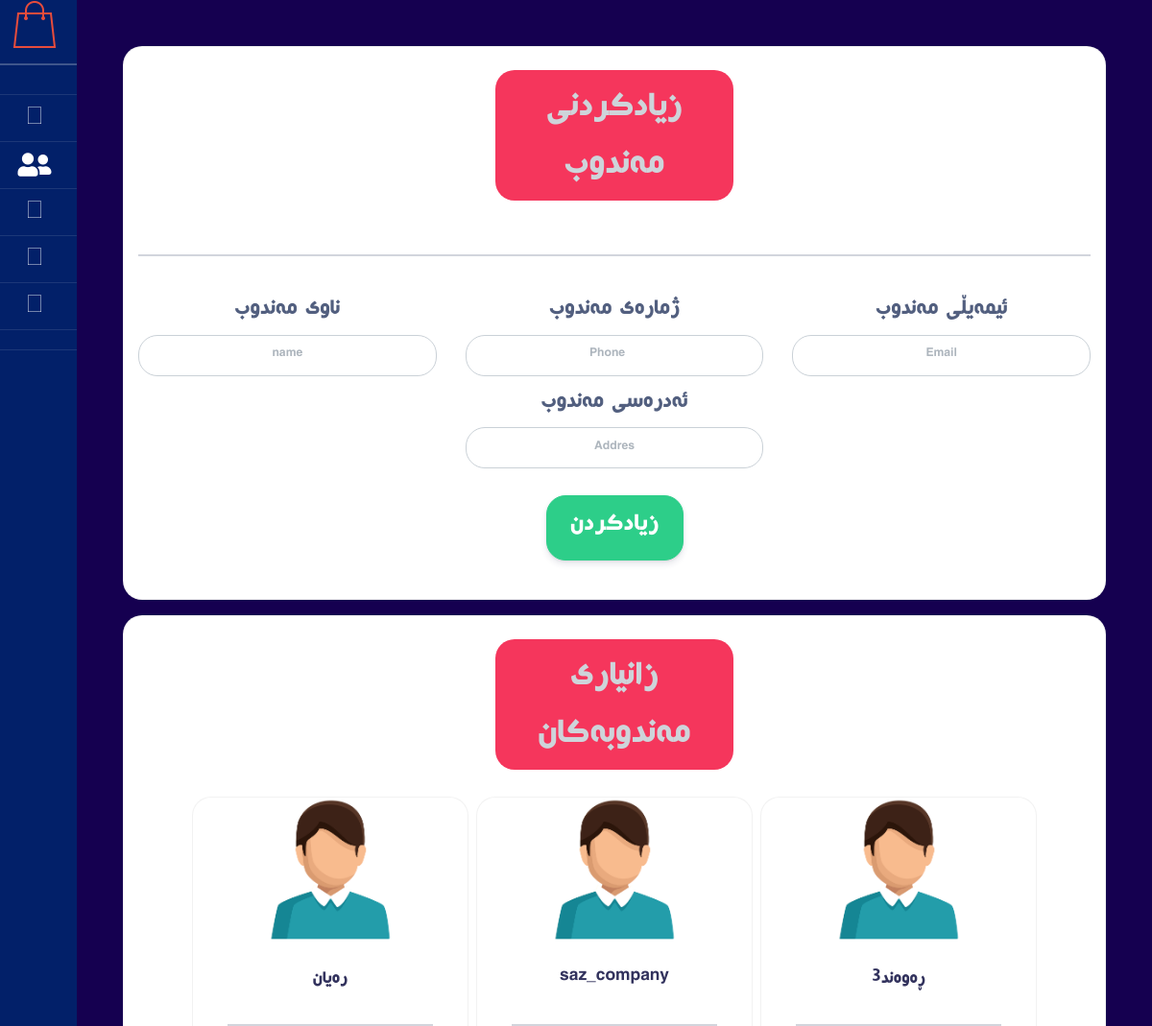
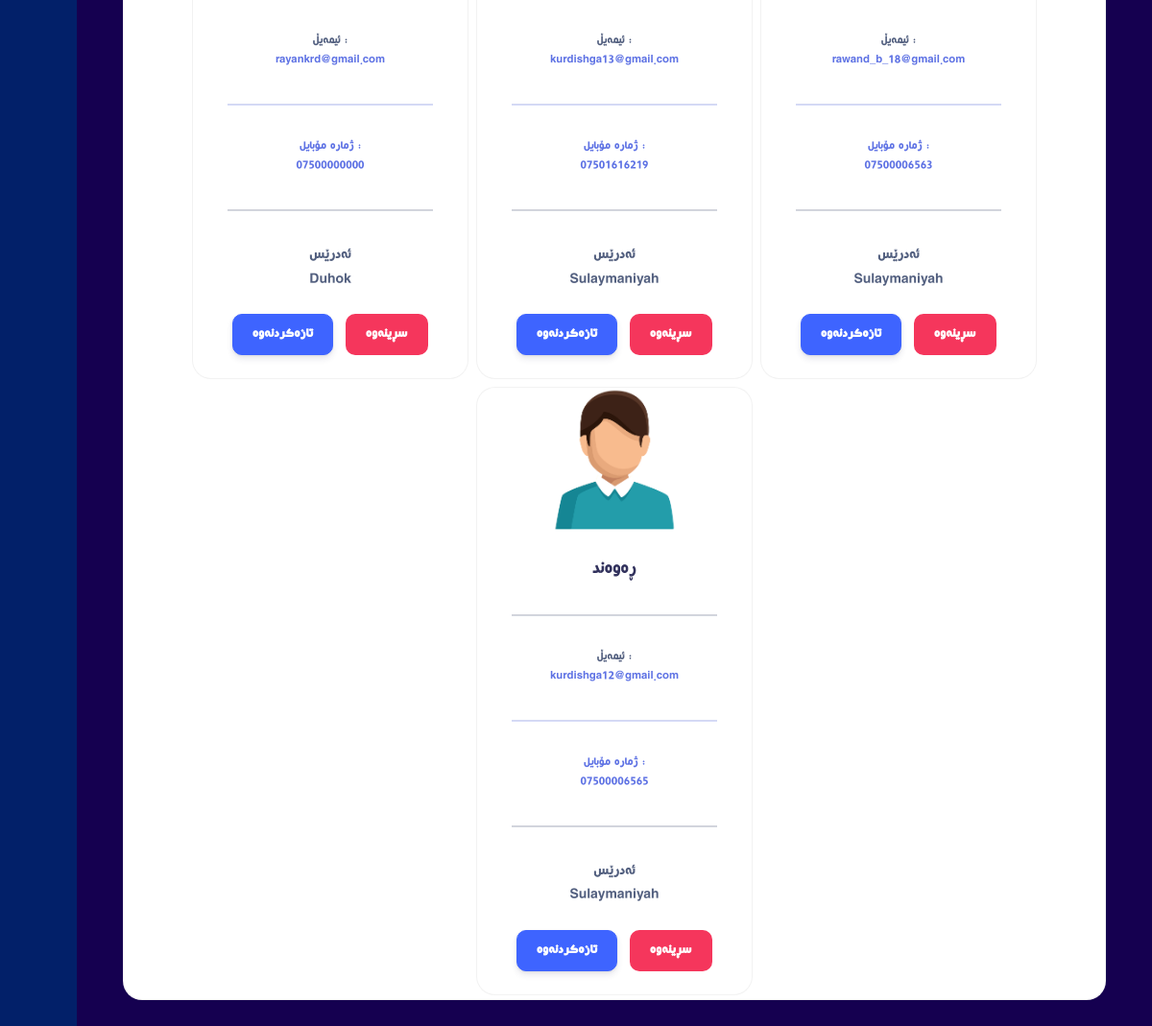
Screenshot of /mandwb.php (signed in) with the database file from the repository (2 pictures, top to bottom).
### tables this page shows
CREATE TABLE `mandwb` (
  `id` int(11) NOT NULL,
  `names` varchar(50) NOT NULL,
  `phone` varchar(11) NOT NULL,
  `email` varchar(100) NOT NULL,
  `location` varchar(50) NOT NULL
);

### mandwb.php (the view, shortened to what this page needs)
<?php
 include"extra/nav.php";
 $qury=mysqli_query($project,"SELECT * FROM `mandwb` order by `id` desc");
    ?>
<div class="wrapper d-flex align-items-stretch">
	<?php include 'extra/sidebar.php'; ?>
	<div id="content" class="p-4 p-md-5">
        <div class="header-of-page">
<div class="card col-12 text-center raduis-20">
<h1 class="my-4 bg-danger text-light p-2 col-lg-3 col-12 raduis-20 mx-auto">زیادکردنی مەندوب</h1>
<hr>
    <form action="<?php echo basename($_SERVER['PHP_SELF']);?>" method="POST" enctype="multipart/form-data">
    <div class="row justify-content-center">
    <div class="col-lg-4 my-1">
        <label style="font-size:25px">ناوی مەندوب</label>
        <input type="text" name="name_mandwb" class="form-control text-center raduis-20" placeholder="name">
    </div>
    <div class="col-lg-4 my-1">
        <label style="font-size:25px">ژمارەی مەندوب</label>
        <input type="number" name="phone_mandwb" class="form-control text-center raduis-20" placeholder="Phone">
    </div>
    <div class="col-lg-4 my-1">
        <label style="font-size:25px">ئیمەیڵی مەندوب</label>
        <input type="email" name="email_mandwb" class="form-control text-center raduis-20" placeholder="Email">
    </div>
    <div class="col-lg-4 my-1">
        <label style="font-size:25px">ئەدرەسی مەندوب</label>
        <input type="location" name="location_mandwb" class="form-control text-center raduis-20" placeholder="Addres">
    </div>
    </div>
    <button class="btn btn-success py-2 px-4 my-4 btn-lg raduis-20" name="insert"><h3 class="text-white">زیادکردن</h3> </button>
    </form>
  </div>
  <div class="card col-12 text-center raduis-20 mt-3">
      <h1 class="my-4 bg-danger text-light p-2 col-lg-3 col-12 raduis-20 mx-auto">زانیاری مەندوبەکان</h1>
    <div class="row justify-content-center">
         <?php
         while ($row = mysqli_fetch_array($qury)){
         ?>
            <div class="card m-1  raduis-20" style="width: 18rem;">
             <img src="./photo/mandwb.png" style="width:150px"  class="card-img-top mx-auto" alt="...">
                <div class="card-body">
                 <h5 class="card-title"><?php echo $row['names']?></h5>
                  <hr class="hr-design">
                 <p class="card-title" style="font-size:small">ئیمەیڵ :<br> <a style="text-decoration:none" href="mailto:<?php echo $row['email']?>"><?php echo $row['email']?></p>
                 <hr class="hr-design">
                  <p class="card-title" style="font-size:small">ژمارە مۆبایل :<br><a style="text-decoration:none" href="tel:<?php echo $row['phone']?>">  <?php echo $row['phone']?></a></p>
                 <hr class="hr-design">
                 <p class="card-title">ئەدرێس<br> <?php echo $row['location']?></p>
                 <a type="botton" data-bs-toggle="modal" data-bs-target="#up_5"
                    class="btn btn-primary text-white  raduis-10">
                    تازەکردنەوە
                 </a>
                 <a type="botton" data-bs-toggle="modal" data-bs-target="#del_<?php echo $row['id']?>"
                    class="btn bg-danger text-white  raduis-10">
                    سڕینەوە
                 </a>
                </div>
            </div>
          <?php
        } ?>
        </div>
    </div>
      </div>
    </div>

### extra/config.php (shortened to what this page needs)
<link href="./style/bootstrap.css" rel="stylesheet" >
<link  href="./style/nice.css"  rel="stylesheet">
<link rel="stylesheet" href="https://cdnjs.cloudflare.com/ajax/libs/animate.css/4.1.1/animate.min.css"/>
</head>
<body>
</body>
</html>

### extra/nav.php (shortened to what this page needs)
<?php include'extra/config.php'; ?>
<!DOCTYPE html>
<html lang="en">
<head>
    <link  href="./style/nice.css"  rel="stylesheet">
    <link rel="stylesheet" href="./style/bootstrap.min.css">
    <link rel="stylesheet" href="https://pro.fontawesome.com/releases/v5.10.0/css/all.css"
 />
    <link href="https://cdn.jsdelivr.net/npm/bootstrap@5.1.3/dist/css/bootstrap.min.css" rel="stylesheet">
</head>
<body>

### extra/sidebar.php (shortened to what this page needs)
<?php
include"extra/config.php"
?>
<nav id="sidebar" class="active" style="background-color: #022069;">
    <center><a href="#"><img src="photo/logo.png" width="50px" class="mr-2" alt="" id="sidebarCollapse"></a><span class="sr-only">Toggle Menu</span></center>
    <hr style="margin: 16px 0 10px 0">
    <ul class="list-unstyled components mb-5">
        <li class="active">
        <a href="main.php" type="button" class="<?php if(basename($_SERVER['PHP_SELF']) == "main.php"){echo "active";} ?>"> <i class="fal fa-home-lg-alt mr-2 fs-3"></i><span class="tag-link d-none"> سەرەکی </span></a>
        </li>
        <li>
        <a href="zyadkrdn.php" type="button" class="<?php if(basename($_SERVER['PHP_SELF']) == "zyadkrdn.php"){echo "active";} ?>"> <i class="fal fa-plus mr-2 fs-3"></i><span class="tag-link d-none"> زیادکردن </span></a>
        </li>
        <li>
        <a href="mandwb.php" type="button" class="<?php if( basename($_SERVER['PHP_SELF']) == "mandwb.php"){echo "active";} ?>"> <i class="fas fa-user-friends mr-2 fs-3"></i><span class="tag-link d-none"> مەندوب </span></a>
        </li>
        <li>
        <a href="paradan.php" type="button" class="<?php if( basename($_SERVER['PHP_SELF']) == "paradan.php"){echo "active";} ?>"> <i class="fal fa-hand-holding-usd mr-2 fs-3"></i><span class="tag-link d-none"> پارەدان </span></a>
        </li>
        <li>
        <a href="krdarakan.php" type="button" class="<?php if( basename($_SERVER['PHP_SELF']) == "krdarakan.php"){echo "active";} ?>"> <i class="fal fa-wallet mr-2 fs-3"></i><span class="tag-link d-none"> کردارەکان </span></a>
        </li>
        <li>
        <a href="qarz.php" type="button" class="<?php if( basename($_SERVER['PHP_SELF']) == "qarz.php"){echo "active";} ?>"> <i class="fal fa-money-check-alt mr-2 fs-3"></i><span class="tag-link d-none"> قەرزەکان </span></a>
        </li>
        <li>
            <a href="?logoutadmin" class="text-danger"><i class="fal fa-sign-out mr-2 fs-3"></i> <span class="tag-link d-none"> دەرکەفتن </span> </a>
        </li>
    </ul>
</nav>

### style/nice.css (style rules this page uses)
body { font-family: 'MyWebFont'; background-color: #150050; }
.raduis-10 { border-radius: 10px; }
.raduis-20 { border-radius: 20px; }

### rows the page displays
mandwb: names "رەیان", email "rayankrd@gmail.com", phone "07500000000", location "Duhok"
mandwb: names "saz_company", email "kurdishga13@gmail.com", phone "07501616219", location "Sulaymaniyah"
mandwb: names "ڕەوەند3", email "rawand_b_18@gmail.com", phone "07500006563", location "Sulaymaniyah"
mandwb: names "ڕەوەند", email "kurdishga12@gmail.com", phone "07500006565", location "Sulaymaniyah"
